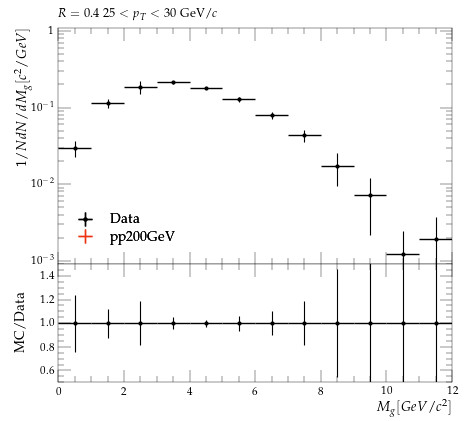

Python code for this plot:
#! /usr/bin/env python3

# This Python script was auto-generated using YODA v2.1.0.
# Analysis object: /STAR_2021_I1853218/d07-x01-y01
# Timestamp: 07-10-2025 (18:42:22)

import matplotlib as mpl
import matplotlib.pyplot as plt
mpl.use('Agg') # comment out for interactive use
import os
import numpy as np
from numpy import nan, inf

plotDir = os.path.split(os.path.realpath(__file__))[0]
if 'YODA_USER_PLOT_PATH' in globals():
    plot_outdir = globals()['YODA_USER_PLOT_PATH']
else:
    plot_outdir = plotDir

#plot style
plt.style.use(os.path.join(plotDir, '../default.mplstyle'))
# plot metadata
figW, figH = plt.rcParams['figure.figsize']
ax_xLabel = r'$M_{g} [GeV/c^{2}]$'
ax_yLabel = r'$1/N dN/dM_{g} [c^{2}/GeV]$'
ax_title  = r'$R=0.4 ~ 25 < p_{T} < 30$ GeV/$c$'
ax_xScale = 'linear'
ax_yScale = 'log'
xLims = (0.0, 12.0)
yLims = (0.0009000000000000001, 1.1)

# TeX-friendly labels for the legend
labels = {
    'legend' : ([ r"Data", r"pp200GeV" ], r""),
}

# Adjust canvas width and height
canvasW = 10.0
canvasH = 9.0
figW *= canvasW/10.
figH *= canvasH/9.

# Create figure and axis objects
fig, (ax, ratio0_ax) = plt.subplots(2, 1, sharex=True,
                  figsize=(figW,figH), gridspec_kw={'height_ratios': (6.0, 3.0)})

# Set figure margins
plt.subplots_adjust(
    left   = 1.0 * plt.rcParams['figure.subplot.left'],
    right  = 1.0 * plt.rcParams['figure.subplot.right'],
    top    = 1.0 * plt.rcParams['figure.subplot.top'],
    bottom = 1.0 * plt.rcParams['figure.subplot.bottom'])

ratio0_ax.yaxis.set_major_locator(mpl.ticker.MultipleLocator(0.2))
ratio0_ax.set_ylim(0.5, 1.4999)
ratio0_ax.set_ylabel('MC/Data')

# the numerical data is stored in a separate file
dataf = dict()
prefix = os.path.split(__file__)[0]
if prefix:    prefix = prefix + '/'
exec(open(prefix+'d07-x01-y01__data.py').read(), dataf)


legend_handles = dict() # keep track of handles for the legend

# style options for curves
# starts at zorder>=5 to draw curve on top of legend
styles = {
  'Data': {
    'color' : 'black',
    'linestyle' : '-',
    'linewidth' : 1,
    'marker' : 'o',
    'markersize' : 2,
    'capsize' : 0.0,
    'zorder' : 5,
    'histstyle' : 0,
    'drawstyle' : 'steps-pre',
    'xerrorbars' : 1,
    'yerrorbars' : 1,
    'fillcolor' : None,
    'fillopacity' : 1.0,
    'ratio0_linestyle' : '-',
    'ratio0_linewidth' : 1,
    'ratio0_marker' : 'o',
    'ratio0_markersize' : 2,
    'ratio0_capsize' : 0.0,
    'ratio0_zorder' : 5,
    'ratio0_histstyle' : 0,
    'ratio0_drawstyle' : 'steps-pre',
    'ratio0_xerrorbars' : 1,
    'ratio0_yerrorbars' : 1,
  },
  'pp200GeV.yoda': {
    'color' : '#EE3311',
    'linestyle' : '-',
    'linewidth' : 1,
    'marker' : 'none',
    'markersize' : 2,
    'capsize' : 0.0,
    'zorder' : 6,
    'histstyle' : 1,
    'drawstyle' : 'steps-pre',
    'xerrorbars' : 1,
    'yerrorbars' : 1,
    'fillcolor' : None,
    'fillopacity' : 1.0,
    'ratio0_linestyle' : '-',
    'ratio0_linewidth' : 1,
    'ratio0_marker' : 'none',
    'ratio0_markersize' : 2,
    'ratio0_capsize' : 0.0,
    'ratio0_zorder' : 6,
    'ratio0_histstyle' : 1,
    'ratio0_drawstyle' : 'steps-pre',
    'ratio0_xerrorbars' : 1,
    'ratio0_yerrorbars' : 1,
  },
}

# curve from input yoda files in main panel
for label, yvals in dataf['yvals'].items():
    if all(np.isnan(v) for v in dataf['yvals'][label]):
        continue
    tmp = None
    if styles[label]['histstyle']: # draw as histogram
        xpos = dataf['xedges'][label] if styles[label]['drawstyle'] else dataf['xpoints'][label]
        ypos = np.insert(yvals, 0, yvals[0]) if styles[label]['drawstyle'] else yvals
        if styles[label]['fillcolor']: # fill area below curve
            ax.fill_between(xpos, ypos, step='pre',
                            color=styles[label]['fillcolor'],
                            alpha=styles[label]['fillopacity'])
        tmp, = ax.plot(xpos, ypos,
                       color=styles[label]['color'],
                       linestyle=styles[label]['linestyle'],
                       linewidth=styles[label]['linewidth'],
                       drawstyle=styles[label]['drawstyle'], solid_joinstyle='miter',
                       zorder=styles[label]['zorder'], label=label)
    tmp = ax.errorbar(dataf['xpoints'][label], yvals,
                      xerr=np.array(dataf['xerrs'][label])*styles[label]['xerrorbars'],
                      yerr=np.array(dataf['yerrs'][label])*styles[label]['yerrorbars'],
                      fmt=styles[label]['marker'], capsize=styles[label]['capsize'],
                      markersize=styles[label]['markersize'],
                      ecolor=styles[label]['color'],
                      color=styles[label]['color'], zorder=styles[label]['zorder'])
    tmp[-1][0].set_linestyle(styles[label]['linestyle'])
    tmp[-1][0].set_linewidth(styles[label]['linewidth'])
    if label in dataf['add_legend_handle']:  legend_handles[label] = tmp
    for varLabel in dataf['variation_yvals'].keys():
        if varLabel.startswith(label):
            tmp, = ax.plot(dataf['xedges'][label], dataf['variation_yvals'][varLabel],
                           color=styles[label]['color'],
                           linestyle=styles[label]['linestyle'],
                           linewidth=styles[label]['linewidth'],
                           drawstyle='steps-pre', solid_joinstyle='miter',
                           zorder=styles[label]['zorder'], alpha=0.5)


# plots on ratio panel
# curve from input yoda files in ratio panel
for label, yvals in dataf['ratio0_yvals'].items():
    if all(np.isnan(v) for v in yvals):
        continue
    if styles[label]['ratio0_histstyle']: # plot as histogram
        xpos = dataf['xedges']['Data'] if styles[label]['ratio0_drawstyle'] else dataf['xpoints']['Data']
        ypos = np.insert(yvals, 0, yvals[0]) if styles[label]['ratio0_drawstyle'] else yvals
        ratio0_ax.plot(xpos, ypos,
                       color=styles[label]['color'],
                       linewidth=styles[label]['linewidth'],
                       linestyle=styles[label]['ratio0_linestyle'],
                       drawstyle=styles[label]['ratio0_drawstyle'], zorder=styles[label]['zorder'],
                       solid_joinstyle='miter')
    tmp = ratio0_ax.errorbar(dataf['xpoints']['Data'], yvals,
                             xerr=np.array(dataf['ref_xerrs'])*styles[label]['ratio0_xerrorbars'],
                             yerr=np.array(dataf['ratio0_yerrs'][label])*styles[label]['ratio0_yerrorbars'],
                             fmt=styles[label]['ratio0_marker'], capsize=styles[label]['ratio0_capsize'],
                             markersize=styles[label]['ratio0_markersize'],
                             ecolor=styles[label]['color'],
                             color=styles[label]['color'])
    tmp[-1][0].set_linestyle(styles[label]['ratio0_linestyle'])
    tmp[-1][0].set_linewidth(styles[label]['ratio0_linewidth'])

    for varlabel in dataf['ratio0_variation_vals'].keys():
        if varlabel.startswith(label):
            ratio0_ax.plot(dataf['xedges']['Data'],
                            dataf['ratio0_variation_vals'][varlabel],
                            color=styles[label]['color'],
                            linestyle=styles[label]['linestyle'],
                            linewidth=styles[label]['linewidth'],
                            drawstyle='steps-pre', solid_joinstyle='miter',
                            zorder=1, alpha=0.5)

legend_items = list(legend_handles.values())
ax.add_artist(ax.legend(legend_items,
                        labels['legend'][0],
                        title=labels['legend'][1],
                        alignment='left',
                        loc='lower left',
                        bbox_to_anchor=(0.0, 0.03)))

# set plot metadata as defined above
ratio0_ax.set_xlabel(ax_xLabel)
ratio0_ax.xaxis.set_label_coords(1., -0.15)
ax.set_ylabel(ax_yLabel, ha='right', va='top')
ax.yaxis.set_label_coords(-0.11, 1.0)
ax.set_title(ax_title, loc='left')
ax.set_xscale(ax_xScale)
ax.set_yscale(ax_yScale)
ax.set_xlim(xLims)
ax.set_ylim(yLims)

# tick formatting
plt.rcParams['xtick.top'] = True
plt.rcParams['ytick.right'] = True
ax.yaxis.set_major_locator(mpl.ticker.LogLocator(base=10.0, numticks=np.inf))
ax.yaxis.set_minor_locator(mpl.ticker.LogLocator(
                           base=10.0, subs=np.arange(0.1, 1, 0.1), numticks=np.inf))
fig.align_ylabels((ax, ratio0_ax))
plt.savefig(os.path.join(plot_outdir, 'd07-x01-y01.pdf'), format='PDF')
plt.savefig(os.path.join(plot_outdir, 'd07-x01-y01.png'), format='PNG')

plt.close(fig)
